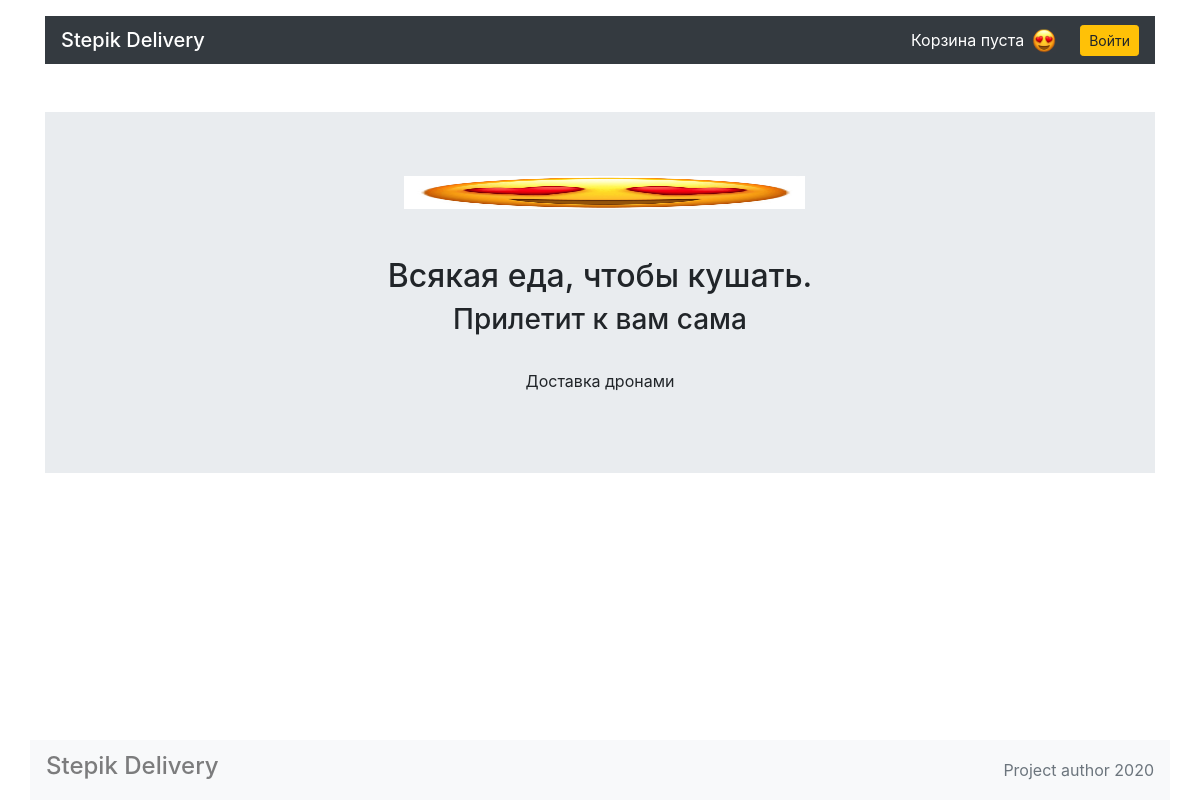
/, run on an earlier commit of the app's database.
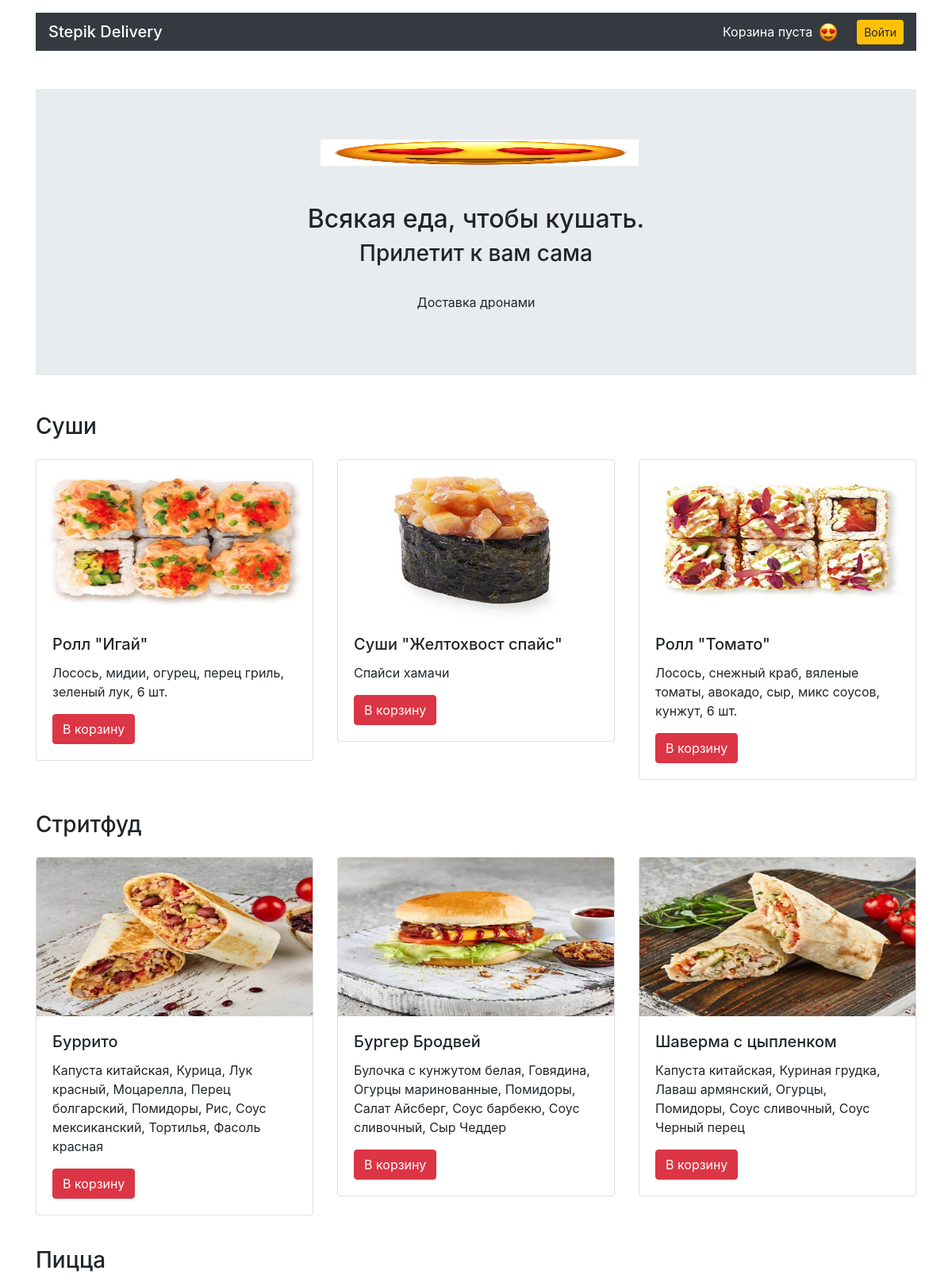
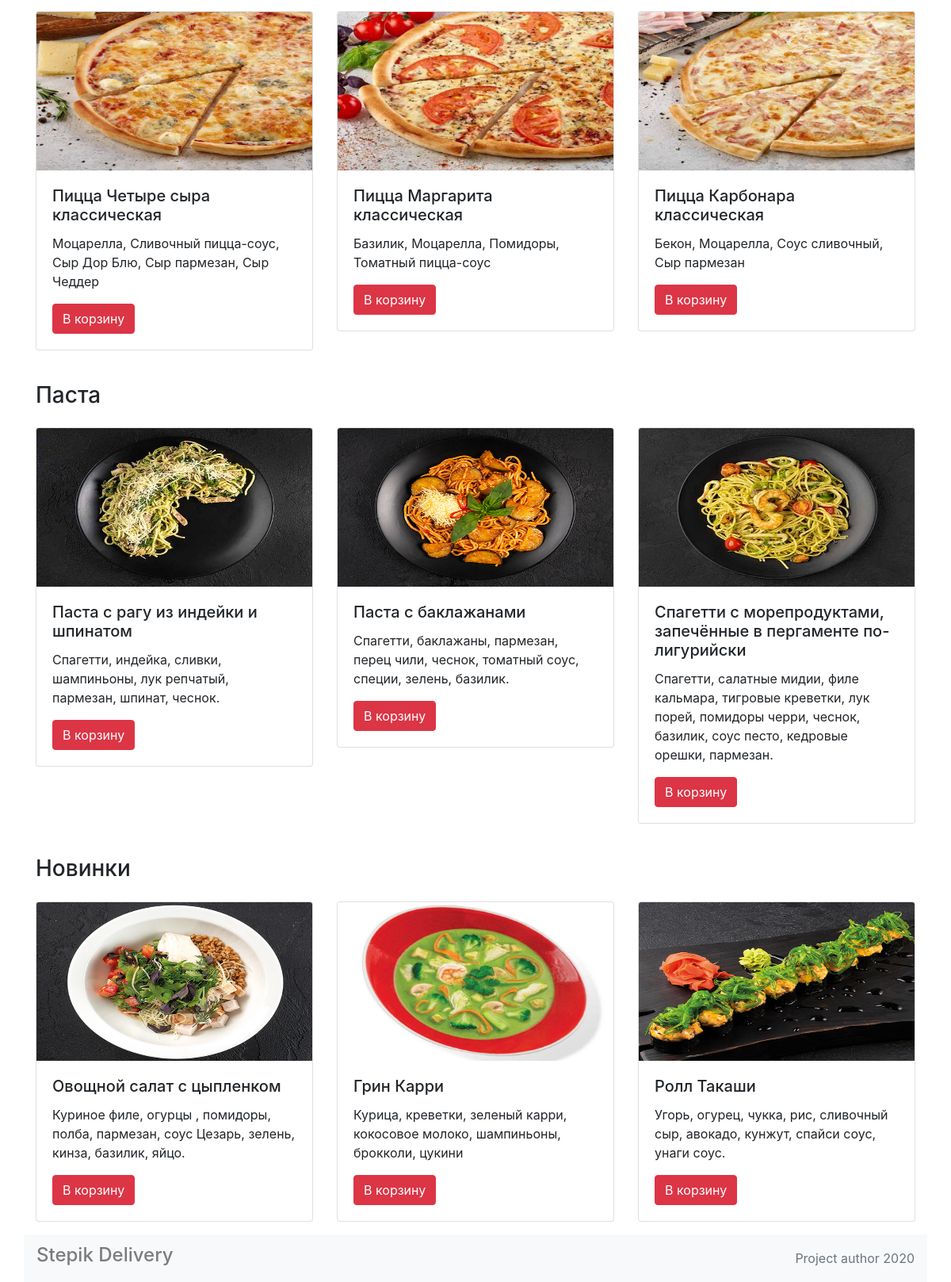
And on a later commit of the database (2 pictures, top to bottom).
### models.py (models this page shows)
class Category(db.Model):
    __tablename__ = 'categories'
    id = db.Column(db.Integer, primary_key=True)
    title = db.Column(db.String(50), nullable=False)
    meals = db.relationship('Meal', back_populates='category')

class Meal(db.Model):
    __tablename__ = 'meals'
    id = db.Column(db.Integer, primary_key=True)
    title = db.Column(db.String(50), nullable=False)
    price = db.Column(db.Integer, nullable=False)
    description = db.Column(db.String(500), nullable=False)
    picture = db.Column(db.String(50), nullable=False)
    category_id = db.Column(db.Integer, db.ForeignKey('categories.id'))
    category = db.relationship('Category', back_populates='meals')
    orders = db.relationship(
        'Order', secondary=orders_meals_association, back_populates='meals')

### app.py (the view)
@app.route('/')
def main():
    cart = session.get('cart', [])
    total_price = session.get('total_price', 0)
    user_cart = {'meals_numb': len(cart),
                'total_price': total_price}
    categories_meals = {}
    categories = db.session.query(Category).all()
    for category in categories:
        categories_meals[category] = []
        meals = db.session.query(Meal).filter(
            Meal.category_id == category.id).order_by(
                func.random()).limit(3)
        for meal in meals:
            categories_meals[category].append(meal)
    return render_template('main.html',
                            category_meals=categories_meals,
                            cart = user_cart,
                            user_access=session.get('is_auth'))

### templates/main.html
{% extends 'base.html' %} {% block container %}
<main class="container mt-3">
    <section class="my-5 jumbotron jumbotron-fluid">
        <div class="text-center">
            <img class="ml-2" src="../static/picture/smiling-face-with-heart-eyes.png" alt="" width="401" height="33">
            <h1 class="h2 mt-5 m-2">Всякая еда, чтобы кушать.</h1>
            <h2 class="h3">Прилетит к вам сама</h2>
            <p class="pt-4">Доставка дронами</p>
        </div>
    </section>
    {% for category in category_meals %}
    <section>
        <h3 class="my-4">{{category.title}}</h3>
        <div class="row mt-4">
            {% for meal in category_meals[category] %}
            <div class="col-12 col-md-4 ramka">
                <div class="card mb-3">
                    <img src="../static/picture/{{meal.picture}}" width="300" height="200" class="card-img-top" alt="">
                    <div class="card-body">
                        <h4 class="h5 card-title">{{meal.title}}</h4>
                        <p class="card-text">{{meal.description}}</p>
                        <a href="/addtocart/{{meal.id}}" class="btn btn-danger">В корзину</a>
                    </div>
                </div>
            </div>
            {% endfor %}
        </div>
    </section>
    {% endfor %}
</main>
{% endblock %}

### templates/base.html (shortened to what this page needs)
<!DOCTYPE html>
<html lang="ru">
<head>
    <link rel="stylesheet" href="https://stackpath.bootstrapcdn.com/bootstrap/4.3.1/css/bootstrap.min.css">
</head>
<body>
    <header class="container mt-3">
        <nav class="py-1 navbar navbar-dark bg-dark">
            <ul class="navbar-nav mr-auto mt-2 mt-lg-0">
                <a class=" h5 my-2 text-white bg-dark" href="/">Stepik Delivery</a>
            </ul>
            <a class="my-2 text-white bg-dark " href="/cart/">
                {% if cart.meals_numb == 0 %}
                Корзина пуста
                {% elif cart.meals_numb == 1 %}
                Корзина ({{cart.meals_numb}} блюдо {{cart.total_price}} руб.)
                {% elif cart.meals_numb > 1 and cart.meals_numb <= 4 %}
                Корзина ({{cart.meals_numb}} блюда {{cart.total_price}} руб.)
                {% elif cart.meals_numb > 4 %}
                Корзина ({{cart.meals_numb}} блюд {{cart.total_price}} руб.)
                {% endif %} </a>
            <img class="ml-2" src="../static/picture/smile.jpeg" lt="" width="24" height="25"> {% if user_access %}
            <a href="/account/" class="btn btn-warning btn-sm ml-4">Личный кабинет</a>
            <a href="/logout/" class="btn btn-warning btn-sm ml-4">Выйти</a
             {% else %}
            <a href="/login/" class="btn btn-warning btn-sm ml-4">Войти</a> {% endif %}
        </nav>
    </header>
    {% block container %} {% endblock %}
    <footer class="footer">
        <nav class="container navbar navbar-light bg-light">
            <ul class="navbar-nav mr-auto">
                <p class="h4 nav-link">Stepik Delivery</p>
            </ul>
            <a class="text-muted" href="#">Project author 2020</a>
        </nav>
    </footer>
</body>
</html>

### templates/base.html (style rules this page uses)
html { position: relative; min-height: 100%; }
body { margin-bottom: 60px; }
.footer { position: absolute; bottom: 0; width: 100%; height: 60px; line-height: 60px; }
.navbar { padding-top: 0; padding-bottom: 0; }

What changed in the data, as far as the page shows it:
added Category: title "Суши"
added Meal: picture (picture), title "Ролл \"Игай\"", description "Лосось, мидии, огурец, перец гриль, зеленый лук, 6 шт.", shown under "Суши"
added Meal: picture (picture), title "Суши \"Желтохвост спайс\"", description "Спайси хамачи", shown under "Суши"
added Meal: picture (picture), title "Ролл \"Томато\"", description "Лосось, снежный краб, вяленые томаты, авокадо, сыр, микс соусов, кунжут, 6 шт.", shown under "Суши"
added Category: title "Стритфуд"
added Meal: picture (picture), title "Буррито", description "Капуста китайская, Курица, Лук красный, Моцарелла, Перец болгарский, Помидоры, Рис, Соус мексиканский, Тортилья, Фасоль красная", shown under "Стритфуд"
added Meal: picture (picture), title "Бургер Бродвей", description "Булочка с кунжутом белая, Говядина, Огурцы маринованные, Помидоры, Салат Айсберг, Соус барбекю, Соус сливочный, Сыр Чеддер", shown under "Стритфуд"
added Meal: picture (picture), title "Шаверма с цыпленком", description "Капуста китайская, Куриная грудка, Лаваш армянский, Огурцы, Помидоры, Соус сливочный, Соус Черный перец", shown under "Стритфуд"
added Category: title "Пицца"
added Meal: picture (picture), title "Пицца Четыре сыра классическая", description "Моцарелла, Сливочный пицца-соус, Сыр Дор Блю, Сыр пармезан, Сыр Чеддер", shown under "Пицца"
added Meal: picture (picture), title "Пицца Маргарита классическая", description "Базилик, Моцарелла, Помидоры, Томатный пицца-соус", shown under "Пицца"
added Meal: picture (picture), title "Пицца Карбонара классическая", description "Бекон, Моцарелла, Соус сливочный, Сыр пармезан", shown under "Пицца"
added Category: title "Паста"
added Meal: picture (picture), title "Паста с рагу из индейки и шпинатом", description "Спагетти, индейка, сливки, шампиньоны, лук репчатый, пармезан, шпинат, чеснок.", shown under "Паста"
added Meal: picture (picture), title "Паста с баклажанами", description "Спагетти, баклажаны, пармезан, перец чили, чеснок, томатный соус, специи, зелень, базилик.", shown under "Паста"
added Meal: picture (picture), title "Спагетти с морепродуктами, запечённые в пергаменте по-лигурийски", description "Спагетти, салатные мидии, филе кальмара, тигровые креветки, лук порей, помидоры черри, чеснок, базилик, соус песто, кедровые орешки, пармезан.", shown under "Паста"
added Category: title "Новинки"
added Meal: picture (picture), title "Овощной салат с цыпленком", description "Куриное филе, огурцы , помидоры, полба, пармезан, соус Цезарь, зелень, кинза, базилик, яйцо.", shown under "Новинки"
added Meal: picture (picture), title "Грин Карри", description "Курица, креветки, зеленый карри, кокосовое молоко, шампиньоны, брокколи, цукини", shown under "Новинки"
added Meal: picture (picture), title "Ролл Такаши", description "Угорь, огурец, чукка, рис, сливочный сыр, авокадо, кунжут, спайси соус, унаги соус.", shown under "Новинки"
